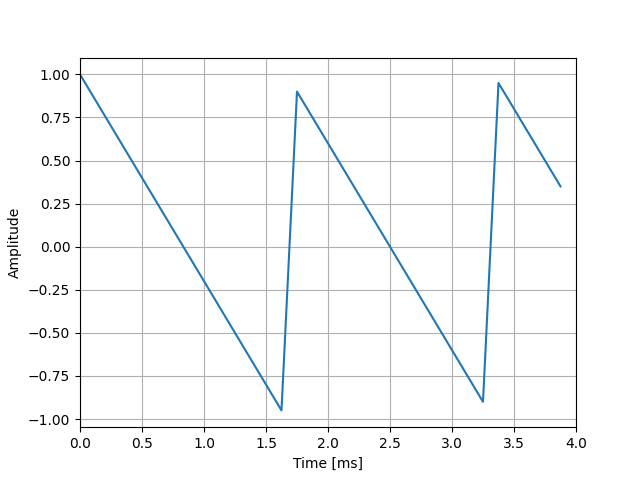

Generate this figure with Python:
import numpy as np
import matplotlib.pyplot as plt
from scipy.io import wavfile
from IPython.display import display, Audio

fs = 8000
duration = 0.004  # 4ミリ秒

f0 = 600
T = fs / f0

length_of_s = int(fs * duration)
s = np.zeros(length_of_s)

x = 0
for n in range(length_of_s):
    s[n] = -2 * x + 1

    delta = f0 / fs

    x += delta
    if x >= 1:
        x -= 1

for n in range(length_of_s):
    s[n] = (s[n] + 1) / 2 * 65536
    s[n] = int(s[n] + 0.5)
    if s[n] > 65535:
        s[n] = 65535
    elif s[n] < 0:
        s[n] = 0

    s[n] -= 32768

# 時間軸を作成（ミリ秒単位）
t = np.arange(length_of_s) * 1000 / fs

# 波形のプロット
plt.plot(t, s/np.max(np.abs(s)))  # 縦軸の最大値を1にする
plt.xlabel('Time [ms]')
plt.ylabel('Amplitude')
# plt.title('Sawtooth Wave')
plt.xlim(0, 4)  # 0から4ミリ秒まで表示
plt.grid(True)
plt.savefig('kadai_4_2.png')
